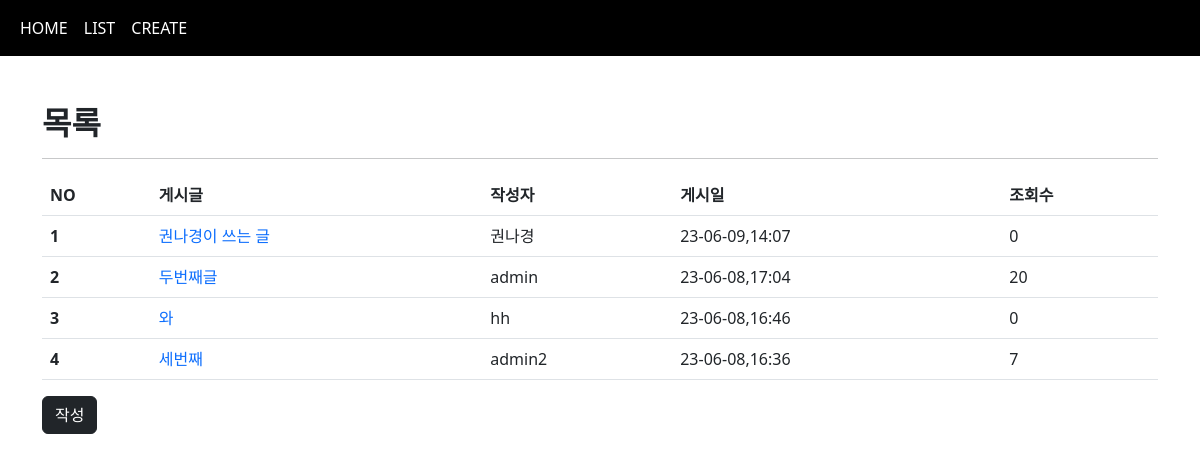
/board/list/, run on the app's committed database.
### board/models.py (models this page shows, shortened)
class Board(models.Model):
    title = models.CharField(max_length=50)
    writer = models.CharField(max_length=20)
    content = models.TextField()
    date = models.DateTimeField(auto_now=True)
    readcount = models.IntegerField(default=0)

### board/views.py (the view)
# urls.py: path('list/', views.list, name='list'),
def list(request):
    b = Board.objects.order_by('-date')
    context = {
        'bset':b
    }
    return render(request, 'board/list.html', context)

### templates/board/list.html (shortened to what this page needs)
{% extends 'board/base.html' %}
{% block con %}
<h2><b>목록</b></h2>
<hr>
<table class="table">
    <thead>
      <tr>
        <th scope="col">NO</th>
        <th scope="col">게시글</th>
        <th scope="col">작성자</th>
        <th scope="col">게시일</th>
        <th scope="col">조회수</th>
      </tr>
    </thead>
    <tbody>
        {% for i in bset %}
        <tr>
            <th row="1">{{forloop.counter}}</th>
            <td><a href="{% url 'board:detail' i.id %}">{{i.title}}</a></td>
            <td>{{i.writer}}</td>
            <td>{{i.date | date:'y-m-d,H:i'}}</td>
            <td>{{i.readcount}}</td>
        </tr>
        {% endfor %}
    </tbody>
  </table>
  <a href="{% url 'board:create' %}" class="btn btn-dark">작성</a>
{% endblock %}

### templates/board/base.html (shortened to what this page needs)
<!doctype html>
<html lang="en">
    <head>
        <link href="https://cdn.jsdelivr.net/npm/bootstrap@5.2.2/dist/css/bootstrap.min.css" rel="stylesheet">
    </head>
    <body>
            <nav class="navbar navbar-expand-lg navbar-dark" style="background-color: rgb(0, 0, 0);">
                <div class="container-fluid">
                    <div class="collapse navbar-collapse" id="navbarSupportedContent">
                        <ul class="navbar-nav me-auto mb-2 mb-lg-0">
                            <li class="nav-item">
                                <a class="nav-link active" aria-current="page" href="{%  url 'board:index' %}">HOME</a>
                            </li>
                            <li class="nav-item">
                                <a class="nav-link active" aria-current="page" href="{% url 'board:list' %}">LIST</a>
                            </li>
                            <li class="nav-item">
                                <a class="nav-link active" aria-current="page" href="{% url 'board:create' %}">CREATE</a>
                            </li>
                        </ul>
                    </div>
                </div>
            </nav>
        <div class="container mt-5 mb-5">
            {% block con %}
            {% endblock %}
        </div>

### templates/board/list.html (style rules this page uses)
a { text-decoration: none; text-decoration-line: none; }

### data on the page
Board: title "권나경이 쓰는 글", writer "권나경", date "23-06-09,14:07", readcount "0"
Board: title "두번째글", writer "admin", date "23-06-08,17:04", readcount "20"
Board: title "와", writer "hh", date "23-06-08,16:46", readcount "0"
Board: title "세번째", writer "admin2", date "23-06-08,16:36", readcount "7"
